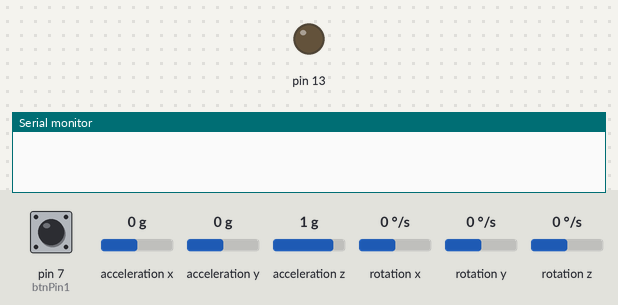
The sketch below on a simulated Arduino Uno, built with avr-gcc and run on an emulated ATmega328P. Shown: output pins drawn as LEDs (lit = HIGH), the last lines printed to the serial monitor. Wiring (inferred from the names in the program): MPU-6050 motion sensor at I2C address 0x68. The inputs (shaded band) are chosen by the test bench; at power-on: pin 7 (btnPin1) HIGH, acceleration x 0 g, acceleration y 0 g, acceleration z 1 g, rotation x 0 °/s, rotation y 0 °/s, rotation z 0 °/s.

Above: at 1.2 s.
1.3 s: pin 7 (btnPin1) pulled LOW for 0.15 s
At 1.38 s:
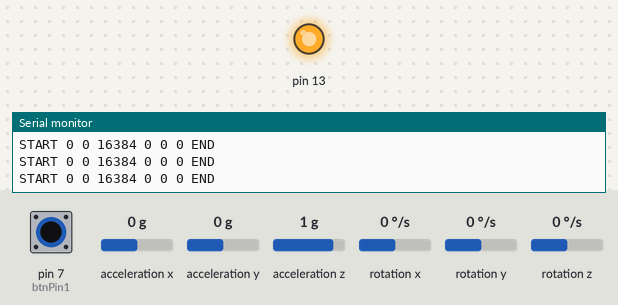
2.9 s: pin 7 (btnPin1) pulled LOW for 3.2 s
At 6.8 s:
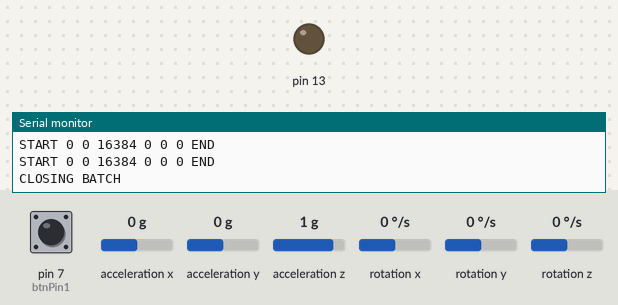
7.6 s: pin 7 (btnPin1) driven LOW
At 8.9 s:
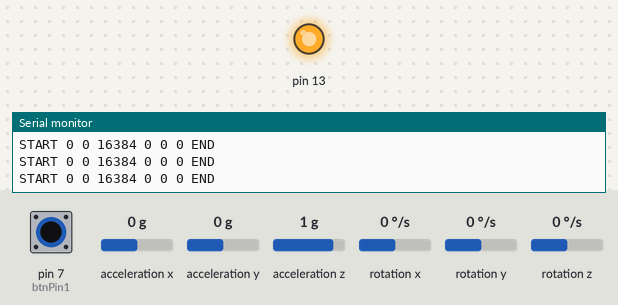
Timing chart, 0 to 10.6 s (numbered marks = the images above; inputs shaded):
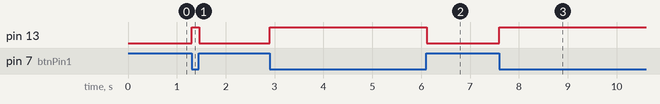

The sketch:

GESTURE_KEYBOARD_BASIC.ino
```cpp
// AUTHOR: Federico Terzi
// Arduino sketch for the gesture controlled keyboard.
// This sketch is the BASIC version, and does not include Bluetooth capabilities,
// If you want Bluetooth, use the normal version instead.
// Part of this sketch is taken from an example made by JohnChi

#include <Wire.h>

// Pins used for I/O
int btnPin1 = 7;

// I2C address of the MPU-6050
const int MPU_addr=0x68;
// Variables that will store sensor data
int16_t AcX,AcY,AcZ,Tmp,GyX,GyY,GyZ;

// Status variables, used with buttons
int precBtn1 = HIGH;

void setup(){
  // Set the pin mode of the buttons using the internal pullup resistor
  pinMode(btnPin1, INPUT_PULLUP);
  // For the led
  pinMode(13, OUTPUT);

  // Start the comunication with the MPU-6050 sensor
  Wire.begin();
  Wire.beginTransmission(MPU_addr);
  Wire.write(0x6B);  // PWR_MGMT_1 register
  Wire.write(0);     // set to zero (wakes up the MPU-6050)
  Wire.endTransmission(true);

  // Start the serial communication
  Serial.begin(38400);
}
void loop(){
  // Read the values of the buttons
  int resultBtn1 = digitalRead(btnPin1);

  // ON btn1 pressed, start the batch and light up the yellow LED
  if (precBtn1 == HIGH && resultBtn1 == LOW)
  {
    startBatch();
    digitalWrite(13, HIGH);
  }

  // If the btn1 is pressed, reads the data from the sensor and sends it through the communication channel
  if (resultBtn1==LOW)
  {
    // Start the transmission with the MPU-6050 sensor
    Wire.beginTransmission(MPU_addr);
    Wire.write(0x3B);  // starting with register 0x3B (ACCEL_XOUT_H)
    Wire.endTransmission(false);
    Wire.requestFrom(MPU_addr,14,true);  // request a total of 14 registers

    // Reads the data from the sensor
    AcX=Wire.read()<<8|Wire.read();  // 0x3B (ACCEL_XOUT_H) & 0x3C (ACCEL_XOUT_L)
    AcY=Wire.read()<<8|Wire.read();  // 0x3D (ACCEL_YOUT_H) & 0x3E (ACCEL_YOUT_L)
    AcZ=Wire.read()<<8|Wire.read();  // 0x3F (ACCEL_ZOUT_H) & 0x40 (ACCEL_ZOUT_L)
    Tmp=Wire.read()<<8|Wire.read();  // 0x41 (TEMP_OUT_H) & 0x42 (TEMP_OUT_L)
    GyX=Wire.read()<<8|Wire.read();  // 0x43 (GYRO_XOUT_H) & 0x44 (GYRO_XOUT_L)
    GyY=Wire.read()<<8|Wire.read();  // 0x45 (GYRO_YOUT_H) & 0x46 (GYRO_YOUT_L)
    GyZ=Wire.read()<<8|Wire.read();  // 0x47 (GYRO_ZOUT_H) & 0x48 (GYRO_ZOUT_L)

    Serial.print("START");
    Serial.print(" "); Serial.print(AcX);
    Serial.print(" "); Serial.print(AcY);
    Serial.print(" "); Serial.print(AcZ);
    Serial.print(" "); Serial.print(GyX);
    Serial.print(" "); Serial.print(GyY);
    Serial.print(" "); Serial.print(GyZ);
    Serial.print(" "); Serial.print("END");
    Serial.print("\n");
  }

  // Closes the batch when the button is released
  if (precBtn1 == LOW && resultBtn1 == HIGH)
  {
    closeBatch();
    digitalWrite(13, LOW);
  }

  // Saves the button states
  precBtn1 = resultBtn1;
}

// Sends the started batch signal
void startBatch()
{
  Serial.println("STARTING BATCH");
}

// Sends the closed batch signal
void closeBatch()
{
  Serial.println("CLOSING BATCH");
}
```

Measured:
- after the input at 1.3 s, pin 13: LOW → HIGH at once, → LOW 0.16 s later
- after the input at 2.9 s, pin 13: LOW → HIGH at once, → LOW 3.2 s later
- after the input at 7.6 s, pin 13: LOW → HIGH at once
